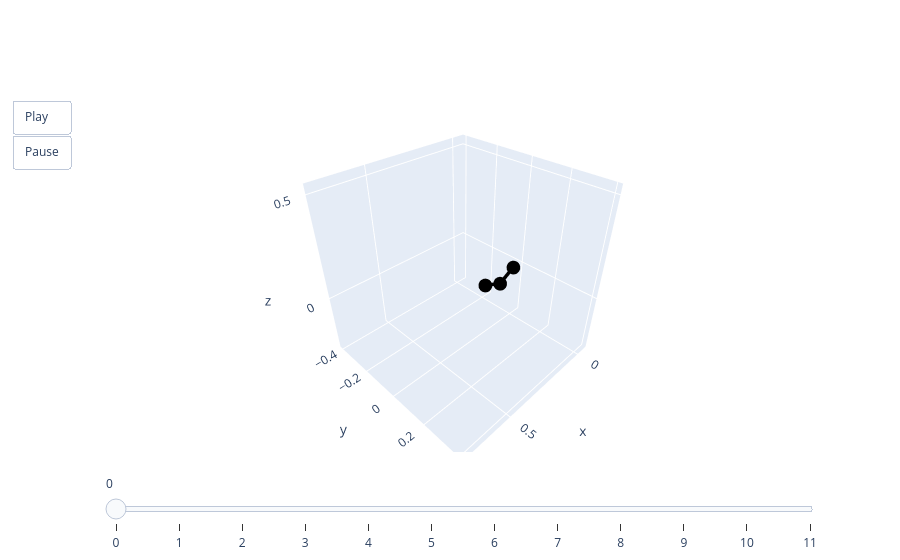

The cell this chart's notebook holds for it:
### Code cell
animate(pred[0])

### Figure 1 — Plotly figure (JSON) as saved in the notebook; plotly's stock layout.template omitted (floating-point values rounded to 4 significant figures)
{"data": [{"line": {"color": "black", "width": 7}, "mode": "lines+markers", "type": "scatter3d", "x": [0, 0.09613, 0.2046], "y": [0, 0, 0], "z": [0, -0.0491, -0.0032]}], "layout": {"scene": {"aspectmode": "cube", "xaxis": {"autorange": false, "range": [-0.07026, 0.7728]}, "yaxis": {"autorange": false, "range": [-0.4215, 0.4215]}, "zaxis": {"autorange": false, "range": [-0.2981, 0.545]}}, "sliders": [{"steps": [{"args": [["0"], {"frame": {"duration": 0, "redraw": true}, "mode": "immediate"}], "label": "0", "method": "animate"}, {"args": [["1"], {"frame": {"duration": 0, "redraw": true}, "mode": "immediate"}], "label": "1", "method": "animate"}, {"args": [["2"], {"frame": {"duration": 0, "redraw": true}, "mode": "immediate"}], "label": "2", "method": "animate"}, {"args": [["3"], {"frame": {"duration": 0, "redraw": true}, "mode": "immediate"}], "label": "3", "method": "animate"}, {"args": [["4"], {"frame": {"duration": 0, "redraw": true}, "mode": "immediate"}], "label": "4", "method": "animate"}, {"args": [["5"], {"frame": {"duration": 0, "redraw": true}, "mode": "immediate"}], "label": "5", "method": "animate"}, {"args": [["6"], {"frame": {"duration": 0, "redraw": true}, "mode": "immediate"}], "label": "6", "method": "animate"}, {"args": [["7"], {"frame": {"duration": 0, "redraw": true}, "mode": "immediate"}], "label": "7", "method": "animate"}, {"args": [["8"], {"frame": {"duration": 0, "redraw": true}, "mode": "immediate"}], "label": "8", "method": "animate"}, {"args": [["9"], {"frame": {"duration": 0, "redraw": true}, "mode": "immediate"}], "label": "9", "method": "animate"}, {"args": [["10"], {"frame": {"duration": 0, "redraw": true}, "mode": "immediate"}], "label": "10", "method": "animate"}, {"args": [["11"], {"frame": {"duration": 0, "redraw": true}, "mode": "immediate"}], "label": "11", "method": "animate"}]}], "updatemenus": [{"buttons": [{"args": [null, {"frame": {"duration": 50, "redraw": true}, "fromcurrent": true}], "label": "Play", "method": "animate"}, {"args": [[null], {"frame": {"duration": 0, "redraw": true}, "mode": "immediate"}], "label": "Pause", "method": "animate"}], "showactive": false, "type": "buttons"}]}}
